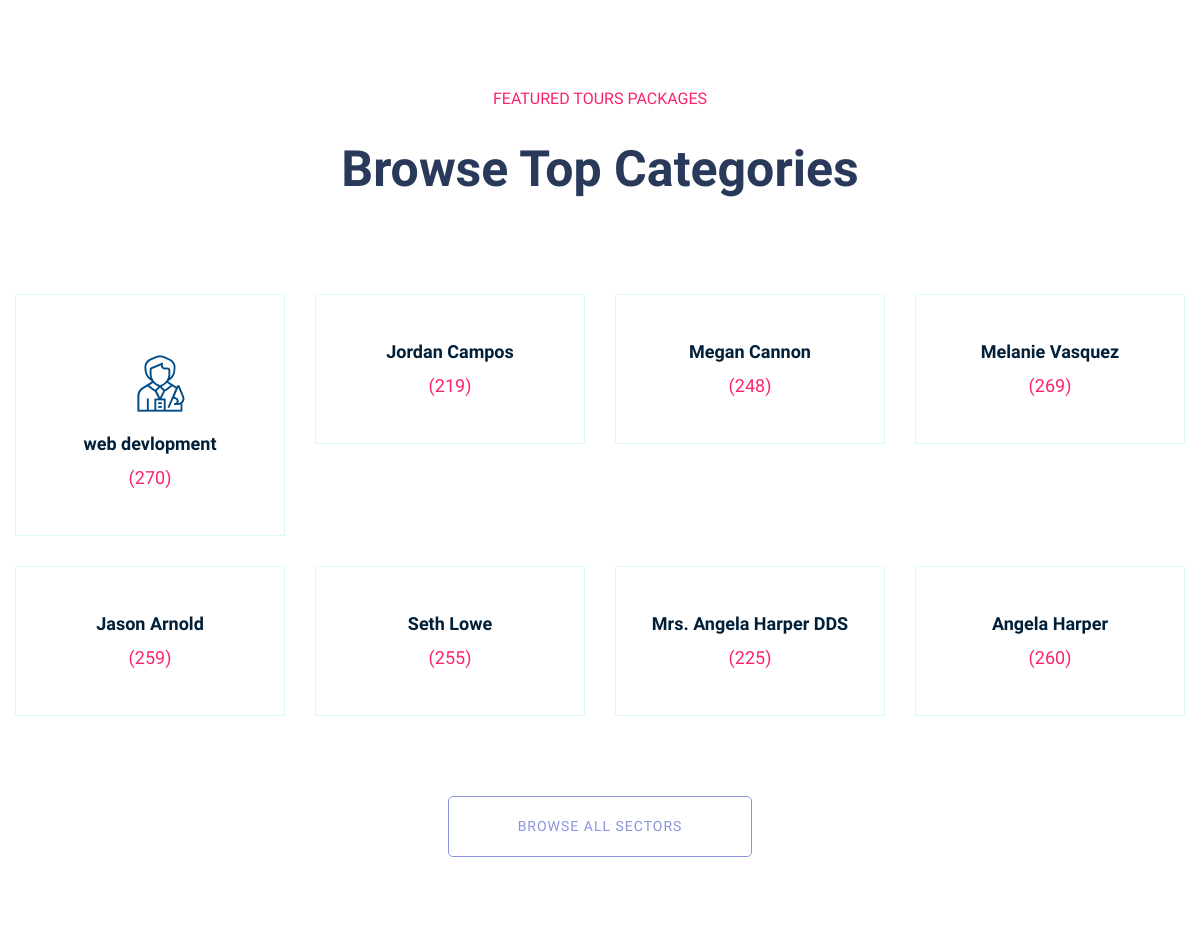
The app's page / (middle part), older data.
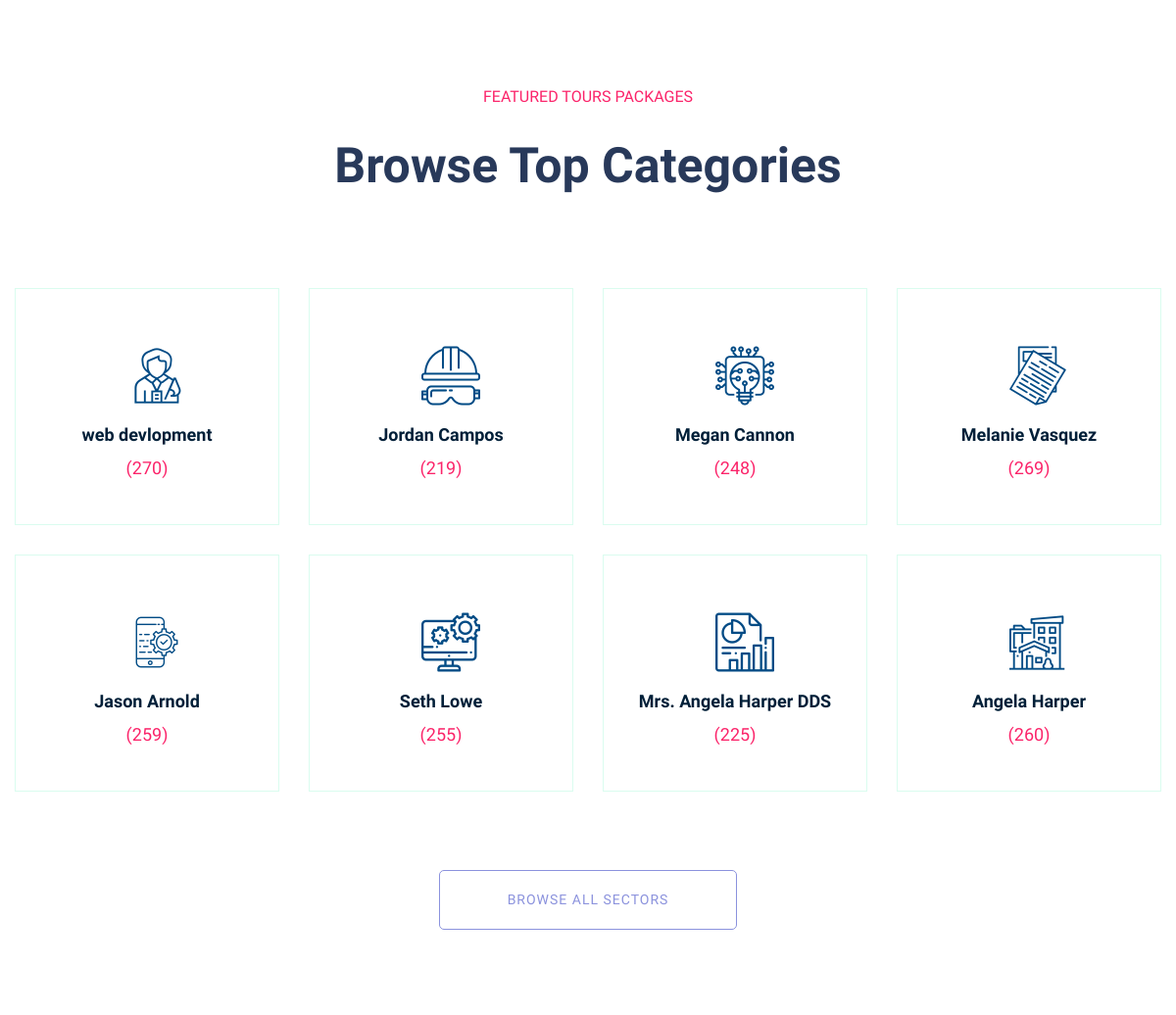
The same page, newer data.
### jop/models.py (models this page shows, shortened)
class Category(models.Model):
    name = models.CharField(max_length=100)
    logo = models.CharField(max_length=50)

### settings/views.py (the view)
# urls.py: 2. Add a URL to urlpatterns:  path('', views.home, name='home')
def home(request):
    category = Category.objects.all()[:8].annotate(job_num=Count('jop_category'))
    job = Job.objects.all()[:5]
    return render(request, 'settings/home.html',{
        'ctg':category,
        'job':job,
    })

### jop/models.py (called while the page is built)
    def __str__(self) :
        return self.title

    def __str__(self) :
        return self.name

### settings/templates/settings/home.html (shortened to what this page needs)
{% extends 'base.html' %}
{% load static %}
{% load humanize %}
{% block body %}
    <main>
        <div class="our-services section-pad-t30">
            <div class="container">
                <div class="row">
                    <div class="col-lg-12">
                        <div class="section-tittle text-center">
                            <span>FEATURED TOURS Packages</span>
                            <h2>Browse Top Categories </h2>
                        </div>
                    </div>
                </div>
                <div class="row d-flex justify-contnet-center">
                    {% for item in ctg %}
                    <div class="col-xl-3 col-lg-3 col-md-4 col-sm-6">
                        <div class="single-services text-center mb-30">
                            <div class="services-ion">
                                <span class="{{item.logo}}"></span>
                            </div>
                            <div class="services-cap">
                               <h5><a href="job_listing.html">{{item.name}}</a></h5>
                                <span>({{item.job_num}})</span>
                            </div>
                        </div>
                    </div>
                    {% endfor %}
                </div>
                <div class="row">
                    <div class="col-lg-12">
                        <div class="browse-btn2 text-center mt-50">
                            <a href="{% url 'job:job_list' %}" class="border-btn2">Browse All Sectors</a>
                        </div>
                    </div>
                </div>
            </div>
        </div>
    </main>
    {% endblock body %}

Row changes from the older to the newer data that the page shows:
changed Category "Jordan Campos": logo empty → "flaticon-helmet" (drawn)
changed Category "Megan Cannon": logo empty → "flaticon-high-tech" (drawn)
changed Category "Melanie Vasquez": logo empty → "flaticon-content" (drawn)
changed Category "Jason Arnold": logo empty → "flaticon-app" (drawn)
changed Category "Seth Lowe": logo empty → "flaticon-cms" (drawn)
changed Category "Mrs. Angela Harper DDS": logo empty → "flaticon-report" (drawn)
changed Category "Angela Harper": logo empty → "flaticon-real-estate" (drawn)
